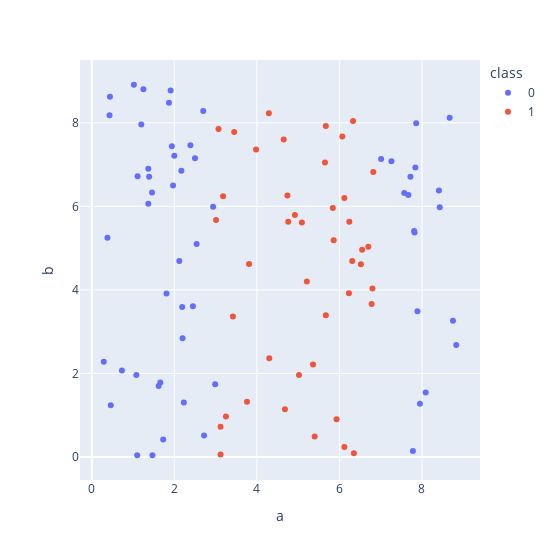

Here is the notebook cell this chart was saved with:
### Code cell
fig = px.scatter(df, x='a',
            y='b',
            color='class',
            height=560,
            width=560,
            )
fig.show()

### Figure 1 — Plotly figure (JSON) as saved in the notebook; plotly's stock layout.template omitted (floating-point values rounded to 4 significant figures)
{"data": [{"hovertemplate": "class=0<br>a=%{x}<br>b=%{y}<extra></extra>", "legendgroup": "0", "marker": {"color": "#636efa", "symbol": "circle"}, "mode": "markers", "name": "0", "orientation": "v", "showlegend": true, "type": "scatter", "x": [0.73, 2.54, 8.83, 1.08, 2, 1.97, 2.23, 1.2, 0.29, 8.75, 7.01, 7.81, 7.78, 8.67, 1.02, 1.11, 1.37, 1.81, 1.47, 8.41, 1.87, 1.91, 2.17, 7.82, 2.94, 1.37, 0.43, 7.95, 0.46, 1.73, 2.99, 1.39, 1.46, 2.45, 2.72, 2.19, 0.38, 1.94, 7.86, 0.44, 2.39, 7.89, 2.7, 7.26, 1.62, 7.57, 8.09, 1.25, 2.2, 7.84, 2.12, 1.66, 7.67, 8.43, 2.5, 7.72, 1.1], "xaxis": "x", "y": [2.07, 5.1, 2.68, 1.96, 7.21, 6.5, 1.3, 7.96, 2.28, 3.26, 7.13, 5.41, 0.14, 8.12, 8.91, 6.72, 6.9, 3.91, 0.04, 6.38, 8.48, 8.77, 6.85, 5.37, 5.99, 6.06, 8.18, 1.27, 1.24, 0.42, 1.74, 6.71, 6.33, 3.61, 0.51, 3.59, 5.25, 7.44, 7.99, 8.62, 7.46, 3.49, 8.28, 7.08, 1.7, 6.32, 1.54, 8.8, 2.84, 6.93, 4.69, 1.78, 6.27, 5.98, 7.15, 6.71, 0.04], "yaxis": "y"}, {"hovertemplate": "class=1<br>a=%{x}<br>b=%{y}<extra></extra>", "legendgroup": "1", "marker": {"color": "#EF553B", "symbol": "circle"}, "mode": "markers", "name": "1", "orientation": "v", "showlegend": true, "type": "scatter", "x": [3.18, 4.3, 6.7, 3.76, 3.42, 5.67, 6.33, 3.45, 6.78, 4.76, 5.36, 3.01, 5.4, 5.84, 6.35, 4.65, 6.12, 5.02, 6.55, 5.65, 5.93, 5.21, 4.92, 4.74, 6.07, 3.12, 3.25, 6.31, 6.24, 3.12, 5.67, 6.52, 6.82, 5.09, 6.8, 3.98, 6.12, 5.86, 3.81, 4.68, 4.29, 3.07, 6.23], "xaxis": "x", "y": [6.24, 2.36, 5.03, 1.32, 3.36, 3.39, 8.04, 7.78, 3.66, 5.63, 2.21, 5.67, 0.49, 5.96, 0.09, 7.6, 6.2, 1.96, 4.96, 7.05, 0.9, 4.2, 5.79, 6.26, 7.67, 0.72, 0.97, 4.69, 5.63, 0.06, 7.92, 4.61, 6.82, 5.61, 4.03, 7.36, 0.24, 5.19, 4.62, 1.14, 8.23, 7.85, 3.92], "yaxis": "y"}], "layout": {"height": 560, "legend": {"title": {"text": "class"}, "tracegroupgap": 0}, "margin": {"t": 60}, "width": 560, "xaxis": {"anchor": "y", "domain": [0, 1], "title": {"text": "a"}}, "yaxis": {"anchor": "x", "domain": [0, 1], "title": {"text": "b"}}}}
